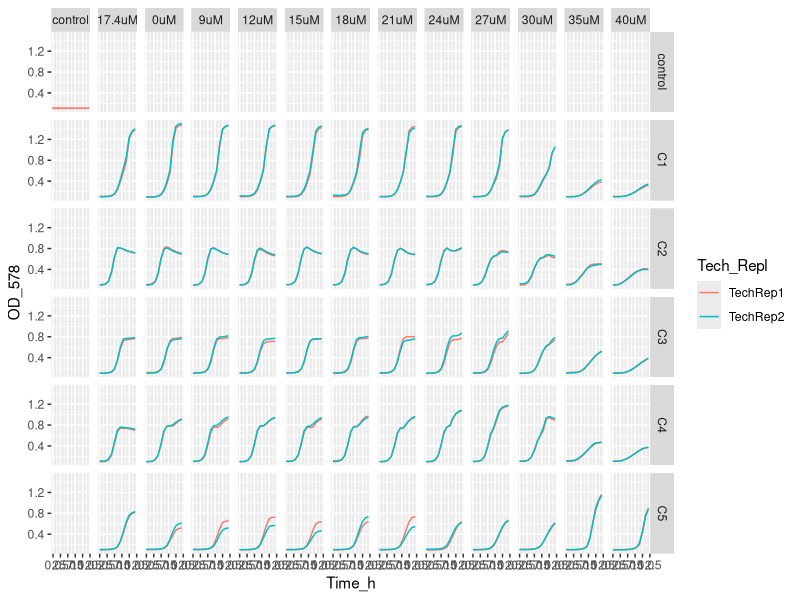
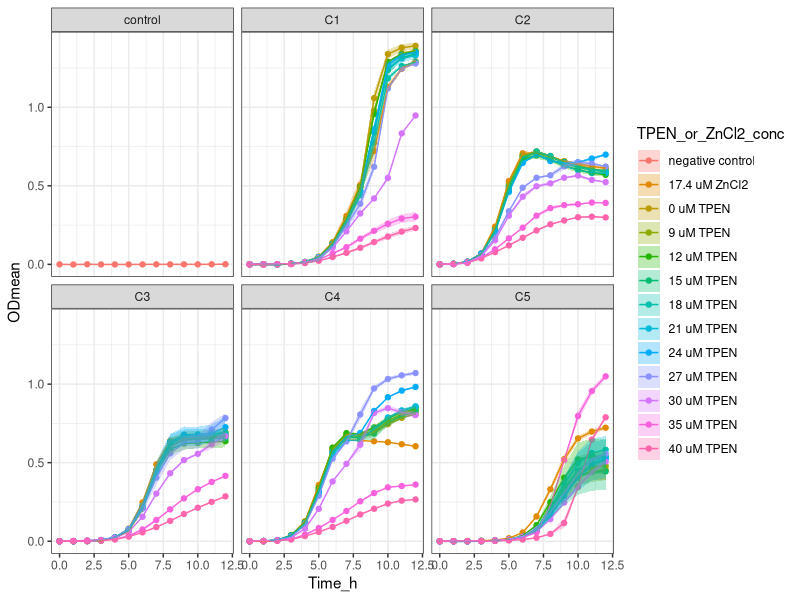

Reproduce these figures in R, in order.
setwd("~/ITQB/Plate readings/Exp45_2plates_03072024")

library(tidyverse)

library(readxl)
Exp45 <- Exp45_2plates_03072024 <- read_excel("Exp45_2plates_03072024_final_final.xlsx")
View(Exp45) 

Exp45_v1 <- Exp45 %>%
  pivot_longer(names_to = "Condition", values_to = "OD_578", cols = -Time_h)
Exp45_v1
View(Exp45_v1)


Exp45_v2 <- separate(Exp45_v1, Condition, 
                     c("Community",
                       "Transfer_medium",
                       "Zn_condition", 
                       "Tech_Repl",
                       "Biol_Repl",
                       "TPEN_or_ZnCl2_conc",
                       "Well_number"), 
                     sep = "_", remove = FALSE,
                     convert = FALSE)
View(Exp45_v2)

Exp45_v2$OD_578 <- as.numeric (Exp45_v2$OD_578) #Because OD_578 values are character

Exp45_v2$TPEN_or_ZnCl2_conc <- factor(Exp45_v2$TPEN_or_ZnCl2_conc, levels = c("nodrug",
                                                                              "1.74",
                                                                              "0",
                                                                              "1.8",
                                                                              "2.4",
                                                                              "3.0",
                                                                              "3.6",
                                                                              "4.2",
                                                                              "4.8",
                                                                              "5.4",
                                                                              "6.0",
                                                                              "7.0",
                                                                              "8.0"))

Exp45_v2 <- Exp45_v2 %>% mutate(TPEN_or_ZnCl2_conc = recode (TPEN_or_ZnCl2_conc,
                                                             "nodrug" = "control",
                                                             "1.74" = "17.4uM",
                                                             "0" = "0uM",
                                                             "1.8" = "9uM",
                                                             "2.4" = "12uM",
                                                             "3.0" = "15uM",
                                                             "3.6" = "18uM",
                                                             "4.2" = "21uM",
                                                             "4.8" = "24uM",
                                                             "5.4" = "27uM",
                                                             "6.0" = "30uM",
                                                             "7.0" = "35uM",
                                                             "8.0" = "40uM"))


Exp45_v2$Community <- factor(Exp45_v2$Community, levels = c("control",
                                                            "C1",
                                                            "C2",
                                                            "C3",
                                                            "C4",
                                                            "C5"))

Exp45_v2 %>%
  ggplot(aes(x= Time_h, y=OD_578, color = Tech_Repl)) +
  geom_line() +
  facet_grid (Community ~ TPEN_or_ZnCl2_conc)


Exp45_v3<- Exp45_v2 %>% group_by(Community, Transfer_medium, Zn_condition, Tech_Repl, Biol_Repl, Well_number) %>%
  mutate(blank = Time_h ==0)


View(Exp45_v3)

Exp45_v4 <- Exp45_v3 %>%
  group_by(Community, Transfer_medium, Zn_condition, Tech_Repl, Biol_Repl, Well_number) %>%
  mutate(OD = OD_578 - OD_578[blank]) %>%
  ungroup()


View(Exp45_v4)

#Obtain the mean and sd
Exp45_v5 <- Exp45_v4 %>% group_by(Time_h, Community, TPEN_or_ZnCl2_conc, Zn_condition) %>%
  summarise(ODmean = mean(OD), sdOD = sd(OD), n())

Exp45_v5$Community <- factor(Exp45_v5$Community, levels = c("control",
                                                            "C1",
                                                            "C2",
                                                            "C3",
                                                            "C4",
                                                            "C5"))


Exp45_v5 <- Exp45_v5 %>% mutate(TPEN_or_ZnCl2_conc =  recode (TPEN_or_ZnCl2_conc,
                                                              "control" = "negative control",
                                                              "17.4uM" = "17.4 uM ZnCl2",
                                                              "0uM" = "0 uM TPEN",
                                                              "9uM" = "9 uM TPEN",
                                                              "12uM" = "12 uM TPEN",
                                                              "15uM" = "15 uM TPEN",
                                                              "18uM" = "18 uM TPEN",
                                                              "21uM" = "21 uM TPEN",
                                                              "24uM" = "24 uM TPEN",
                                                              "27uM" = "27 uM TPEN",
                                                              "30uM" = "30 uM TPEN",
                                                              "35uM" = "35 uM TPEN",
                                                              "40uM" = "40 uM TPEN"))




Exp45_v5  %>% ggplot(aes(x = Time_h,
                         y = ODmean,
                         color = TPEN_or_ZnCl2_conc,
                         fill = TPEN_or_ZnCl2_conc
)) +
  geom_point() +
  geom_line() +
  geom_ribbon(aes(ymin=ODmean-sdOD, ymax=ODmean+sdOD),
              alpha = 0.3, colour = NA) +
  facet_wrap (Community ~ .) +
  theme_bw()
